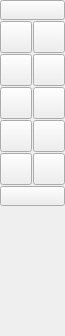
<?xml version="1.0" encoding="UTF-8"?>
<ui version="4.0">
 <class>QG_CadToolBarSelect</class>
 <widget class="QWidget" name="QG_CadToolBarSelect">
  <property name="geometry">
   <rect>
    <x>0</x>
    <y>0</y>
    <width>65</width>
    <height>336</height>
   </rect>
  </property>
  <property name="sizePolicy">
   <sizepolicy hsizetype="Fixed" vsizetype="Minimum">
    <horstretch>0</horstretch>
    <verstretch>0</verstretch>
   </sizepolicy>
  </property>
  <property name="minimumSize">
   <size>
    <width>65</width>
    <height>336</height>
   </size>
  </property>
  <property name="windowTitle">
   <string>Select</string>
  </property>
  <layout class="QGridLayout" name="gridLayout">
   <property name="margin">
    <number>0</number>
   </property>
   <property name="spacing">
    <number>1</number>
   </property>
   <item row="0" column="0" colspan="2">
    <widget class="QToolButton" name="bBack">
     <property name="maximumSize">
      <size>
       <width>16777215</width>
       <height>20</height>
      </size>
     </property>
     <property name="toolTip">
      <string>Back to main menu</string>
     </property>
     <property name="text">
      <string/>
     </property>
     <property name="icon">
      <iconset resource="../../../res/extui/extui.qrc">
       <normaloff>:/extui/back.png</normaloff>:/extui/back.png</iconset>
     </property>
     <property name="iconSize">
      <size>
       <width>65</width>
       <height>20</height>
      </size>
     </property>
    </widget>
   </item>
   <item row="1" column="0">
    <widget class="QToolButton" name="bUnAll">
     <property name="maximumSize">
      <size>
       <width>32</width>
       <height>32</height>
      </size>
     </property>
     <property name="toolTip">
      <string>Deselect all</string>
     </property>
     <property name="text">
      <string/>
     </property>
     <property name="icon">
      <iconset resource="../../../res/extui/extui.qrc">
       <normaloff>:/extui/selectnothing.png</normaloff>:/extui/selectnothing.png</iconset>
     </property>
     <property name="iconSize">
      <size>
       <width>32</width>
       <height>32</height>
      </size>
     </property>
    </widget>
   </item>
   <item row="1" column="1">
    <widget class="QToolButton" name="bAll">
     <property name="maximumSize">
      <size>
       <width>32</width>
       <height>32</height>
      </size>
     </property>
     <property name="toolTip">
      <string>Select all</string>
     </property>
     <property name="text">
      <string/>
     </property>
     <property name="icon">
      <iconset resource="../../../res/extui/extui.qrc">
       <normaloff>:/extui/selectall.png</normaloff>:/extui/selectall.png</iconset>
     </property>
     <property name="iconSize">
      <size>
       <width>32</width>
       <height>32</height>
      </size>
     </property>
    </widget>
   </item>
   <item row="2" column="0">
    <widget class="QToolButton" name="bSingle">
     <property name="maximumSize">
      <size>
       <width>32</width>
       <height>32</height>
      </size>
     </property>
     <property name="toolTip">
      <string>(De-)Select entity</string>
     </property>
     <property name="text">
      <string/>
     </property>
     <property name="icon">
      <iconset resource="../../../res/extui/extui.qrc">
       <normaloff>:/extui/selectsingle.png</normaloff>:/extui/selectsingle.png</iconset>
     </property>
     <property name="iconSize">
      <size>
       <width>32</width>
       <height>32</height>
      </size>
     </property>
    </widget>
   </item>
   <item row="2" column="1">
    <widget class="QToolButton" name="bContour">
     <property name="maximumSize">
      <size>
       <width>32</width>
       <height>32</height>
      </size>
     </property>
     <property name="toolTip">
      <string>(De-)Select contour</string>
     </property>
     <property name="text">
      <string/>
     </property>
     <property name="icon">
      <iconset resource="../../../res/extui/extui.qrc">
       <normaloff>:/extui/selectcontour.png</normaloff>:/extui/selectcontour.png</iconset>
     </property>
     <property name="iconSize">
      <size>
       <width>32</width>
       <height>32</height>
      </size>
     </property>
    </widget>
   </item>
   <item row="3" column="0">
    <widget class="QToolButton" name="bUnWindow">
     <property name="maximumSize">
      <size>
       <width>32</width>
       <height>32</height>
      </size>
     </property>
     <property name="toolTip">
      <string>Deselect Window</string>
     </property>
     <property name="text">
      <string/>
     </property>
     <property name="icon">
      <iconset resource="../../../res/extui/extui.qrc">
       <normaloff>:/extui/deselectwindow.png</normaloff>:/extui/deselectwindow.png</iconset>
     </property>
     <property name="iconSize">
      <size>
       <width>32</width>
       <height>32</height>
      </size>
     </property>
    </widget>
   </item>
   <item row="3" column="1">
    <widget class="QToolButton" name="bWindow">
     <property name="maximumSize">
      <size>
       <width>32</width>
       <height>32</height>
      </size>
     </property>
     <property name="toolTip">
      <string>Select Window</string>
     </property>
     <property name="text">
      <string/>
     </property>
     <property name="icon">
      <iconset resource="../../../res/extui/extui.qrc">
       <normaloff>:/extui/selectwindow.png</normaloff>:/extui/selectwindow.png</iconset>
     </property>
     <property name="iconSize">
      <size>
       <width>32</width>
       <height>32</height>
      </size>
     </property>
    </widget>
   </item>
   <item row="4" column="0">
    <widget class="QToolButton" name="bUnInters">
     <property name="maximumSize">
      <size>
       <width>32</width>
       <height>32</height>
      </size>
     </property>
     <property name="toolTip">
      <string>Deselect intersected entities</string>
     </property>
     <property name="text">
      <string/>
     </property>
     <property name="icon">
      <iconset resource="../../../res/extui/extui.qrc">
       <normaloff>:/extui/deselectinters.png</normaloff>:/extui/deselectinters.png</iconset>
     </property>
     <property name="iconSize">
      <size>
       <width>32</width>
       <height>32</height>
      </size>
     </property>
    </widget>
   </item>
   <item row="4" column="1">
    <widget class="QToolButton" name="bInters">
     <property name="maximumSize">
      <size>
       <width>32</width>
       <height>32</height>
      </size>
     </property>
     <property name="toolTip">
      <string>Select intersected entities</string>
     </property>
     <property name="text">
      <string/>
     </property>
     <property name="icon">
      <iconset resource="../../../res/extui/extui.qrc">
       <normaloff>:/extui/selectinters.png</normaloff>:/extui/selectinters.png</iconset>
     </property>
     <property name="iconSize">
      <size>
       <width>32</width>
       <height>32</height>
      </size>
     </property>
    </widget>
   </item>
   <item row="5" column="0">
    <widget class="QToolButton" name="bInvert">
     <property name="maximumSize">
      <size>
       <width>32</width>
       <height>32</height>
      </size>
     </property>
     <property name="toolTip">
      <string>Invert Selection</string>
     </property>
     <property name="text">
      <string/>
     </property>
     <property name="icon">
      <iconset resource="../../../res/extui/extui.qrc">
       <normaloff>:/extui/selectinvert.png</normaloff>:/extui/selectinvert.png</iconset>
     </property>
     <property name="iconSize">
      <size>
       <width>32</width>
       <height>32</height>
      </size>
     </property>
    </widget>
   </item>
   <item row="5" column="1">
    <widget class="QToolButton" name="bLayer">
     <property name="maximumSize">
      <size>
       <width>32</width>
       <height>32</height>
      </size>
     </property>
     <property name="toolTip">
      <string>Select layer</string>
     </property>
     <property name="text">
      <string/>
     </property>
     <property name="icon">
      <iconset resource="../../../res/extui/extui.qrc">
       <normaloff>:/extui/selectlayer.png</normaloff>:/extui/selectlayer.png</iconset>
     </property>
     <property name="iconSize">
      <size>
       <width>32</width>
       <height>32</height>
      </size>
     </property>
    </widget>
   </item>
   <item row="6" column="0" colspan="2">
    <widget class="QToolButton" name="bDoit">
     <property name="maximumSize">
      <size>
       <width>16777215</width>
       <height>20</height>
      </size>
     </property>
     <property name="toolTip">
      <string>Continue action</string>
     </property>
     <property name="text">
      <string/>
     </property>
     <property name="icon">
      <iconset resource="../../../res/extui/extui.qrc">
       <normaloff>:/extui/forward.png</normaloff>:/extui/forward.png</iconset>
     </property>
     <property name="iconSize">
      <size>
       <width>65</width>
       <height>20</height>
      </size>
     </property>
    </widget>
   </item>
   <item row="7" column="0">
    <spacer name="verticalSpacer">
     <property name="orientation">
      <enum>Qt::Vertical</enum>
     </property>
     <property name="sizeHint" stdset="0">
      <size>
       <width>20</width>
       <height>40</height>
      </size>
     </property>
    </spacer>
   </item>
  </layout>
 </widget>
 <layoutdefault spacing="6" margin="11"/>
 <resources>
  <include location="../../../res/extui/extui.qrc"/>
 </resources>
 <connections>
  <connection>
   <sender>bSingle</sender>
   <signal>clicked()</signal>
   <receiver>QG_CadToolBarSelect</receiver>
   <slot>selectSingle()</slot>
   <hints>
    <hint type="sourcelabel">
     <x>20</x>
     <y>81</y>
    </hint>
    <hint type="destinationlabel">
     <x>20</x>
     <y>20</y>
    </hint>
   </hints>
  </connection>
  <connection>
   <sender>bDoit</sender>
   <signal>clicked()</signal>
   <receiver>QG_CadToolBarSelect</receiver>
   <slot>runNextAction()</slot>
   <hints>
    <hint type="sourcelabel">
     <x>20</x>
     <y>240</y>
    </hint>
    <hint type="destinationlabel">
     <x>20</x>
     <y>20</y>
    </hint>
   </hints>
  </connection>
  <connection>
   <sender>bAll</sender>
   <signal>clicked()</signal>
   <receiver>QG_CadToolBarSelect</receiver>
   <slot>selectAll()</slot>
   <hints>
    <hint type="sourcelabel">
     <x>53</x>
     <y>41</y>
    </hint>
    <hint type="destinationlabel">
     <x>20</x>
     <y>20</y>
    </hint>
   </hints>
  </connection>
  <connection>
   <sender>bWindow</sender>
   <signal>clicked()</signal>
   <receiver>QG_CadToolBarSelect</receiver>
   <slot>selectWindow()</slot>
   <hints>
    <hint type="sourcelabel">
     <x>53</x>
     <y>121</y>
    </hint>
    <hint type="destinationlabel">
     <x>20</x>
     <y>20</y>
    </hint>
   </hints>
  </connection>
  <connection>
   <sender>bUnAll</sender>
   <signal>clicked()</signal>
   <receiver>QG_CadToolBarSelect</receiver>
   <slot>deselectAll()</slot>
   <hints>
    <hint type="sourcelabel">
     <x>20</x>
     <y>41</y>
    </hint>
    <hint type="destinationlabel">
     <x>20</x>
     <y>20</y>
    </hint>
   </hints>
  </connection>
  <connection>
   <sender>bUnWindow</sender>
   <signal>clicked()</signal>
   <receiver>QG_CadToolBarSelect</receiver>
   <slot>deselectWindow()</slot>
   <hints>
    <hint type="sourcelabel">
     <x>20</x>
     <y>121</y>
    </hint>
    <hint type="destinationlabel">
     <x>20</x>
     <y>20</y>
    </hint>
   </hints>
  </connection>
  <connection>
   <sender>bContour</sender>
   <signal>clicked()</signal>
   <receiver>QG_CadToolBarSelect</receiver>
   <slot>selectContour()</slot>
   <hints>
    <hint type="sourcelabel">
     <x>53</x>
     <y>81</y>
    </hint>
    <hint type="destinationlabel">
     <x>20</x>
     <y>20</y>
    </hint>
   </hints>
  </connection>
  <connection>
   <sender>bUnInters</sender>
   <signal>clicked()</signal>
   <receiver>QG_CadToolBarSelect</receiver>
   <slot>deselectIntersected()</slot>
   <hints>
    <hint type="sourcelabel">
     <x>20</x>
     <y>161</y>
    </hint>
    <hint type="destinationlabel">
     <x>20</x>
     <y>20</y>
    </hint>
   </hints>
  </connection>
  <connection>
   <sender>bInters</sender>
   <signal>clicked()</signal>
   <receiver>QG_CadToolBarSelect</receiver>
   <slot>selectIntersected()</slot>
   <hints>
    <hint type="sourcelabel">
     <x>53</x>
     <y>161</y>
    </hint>
    <hint type="destinationlabel">
     <x>20</x>
     <y>20</y>
    </hint>
   </hints>
  </connection>
  <connection>
   <sender>bInvert</sender>
   <signal>clicked()</signal>
   <receiver>QG_CadToolBarSelect</receiver>
   <slot>selectInvert()</slot>
   <hints>
    <hint type="sourcelabel">
     <x>20</x>
     <y>201</y>
    </hint>
    <hint type="destinationlabel">
     <x>20</x>
     <y>20</y>
    </hint>
   </hints>
  </connection>
  <connection>
   <sender>bLayer</sender>
   <signal>clicked()</signal>
   <receiver>QG_CadToolBarSelect</receiver>
   <slot>selectLayer()</slot>
   <hints>
    <hint type="sourcelabel">
     <x>53</x>
     <y>201</y>
    </hint>
    <hint type="destinationlabel">
     <x>20</x>
     <y>20</y>
    </hint>
   </hints>
  </connection>
 </connections>
</ui>
